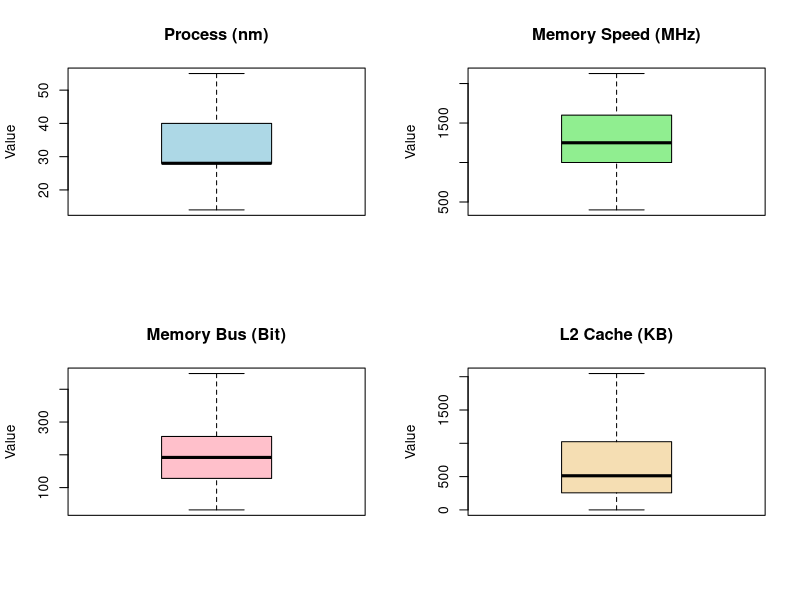

Here is the R script that generated this plot: (Note: this script raises an error after producing the figure.)
# Thống kê mô tả
main_df <- read.csv("./out.csv")
main_df <- main_df[,-1]
numeric_data <- main_df[, c(
  "Memory_Bandwidth",
  "Process",
  "Memory_Speed",
  "Memory_Bus",
  "L2_Cache"
)]
sds <- sapply(numeric_data, sd, na.rm = TRUE)
summary(numeric_data)
sds

par(mfrow = c(2, 2))

# Vẽ lần lượt từng biểu đồ
boxplot(
  main_df$Process,
  main = "Process (nm)",
  col = "lightblue",
  ylab = "Value"
)
boxplot(
  main_df$Memory_Speed,
  main = "Memory Speed (MHz)",
  col = "lightgreen",
  ylab = "Value"
)
boxplot(
  main_df$Memory_Bus,
  main = "Memory Bus (Bit)",
  col = "pink",
  ylab = "Value"
)
boxplot(
  main_df$L2_Cache,
  main = "L2 Cache (KB)",
  col = "wheat",
  ylab = "Value"
)

# Trả lại màn hình về chế độ 1x1 bình thường sau khi vẽ xong
par(mfrow = c(1, 1))

table(main_df$Manufacturer)
table(main_df$Memory_Type)

ggplot(main_df, aes(x = Memory_Bandwidth)) +
  geom_histogram(bins = 20,
                 fill = "skyblue",
                 color = "black")



ve_bieu_do_tuy_chinh <- function(du_lieu_x,
                                 du_lieu_y,
                                 nhan_x,
                                 nhan_y,
                                 namex,
                                 namey) {
  plot(
    x = du_lieu_x,
    y = du_lieu_y,
    # Tự động ghép chuỗi để tạo tiêu đề
    main = paste("Mối quan hệ giữa", namex, "và", namey),
    xlab = nhan_x,
    ylab = nhan_y,
    pch = 19,
    # Kiểu chấm tròn đặc
    col = "darkblue",
    # Màu sắc
    frame = FALSE
  )     # Bỏ khung viền
}

par(mfrow = c(2, 2))
ve_bieu_do_tuy_chinh(
  main_df$Memory_Bus,
  main_df$Memory_Bandwidth,
  "Bit",
  "GB/s",
  "Memory_Bus",
  "Memory_Bandwidth"
)
ve_bieu_do_tuy_chinh(
  main_df$L2_Cache,
  main_df$Memory_Bandwidth,
  "KB",
  "GB/s",
  "L2_Cache",
  "Memory_Bandwidth"
)
ve_bieu_do_tuy_chinh(
  main_df$Memory_Speed,
  main_df$Memory_Bandwidth,
  "MHz",
  "GB/s",
  "Memory_Speed",
  "Memory_Bandwidth"
)
ve_bieu_do_tuy_chinh(
  main_df$Process,
  main_df$Memory_Bandwidth,
  "nm",
  "GB/s",
  "Process",
  "Memory_Bandwidth"
)
par(mfrow = c(1, 1))
